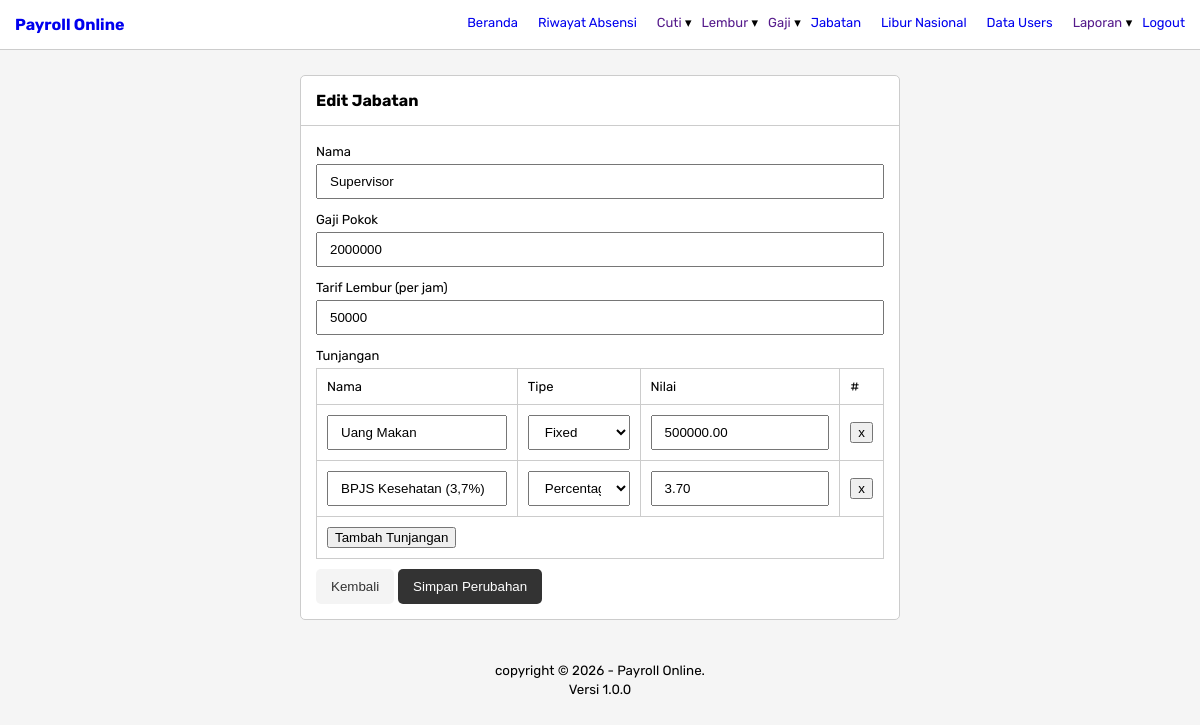
Screenshot of /edit-jabatan.php?id=2 (signed in) with the database file from the repository.
### tables this page shows
CREATE TABLE `positions` (
  `id` int(11) NOT NULL,
  `name` varchar(50) NOT NULL,
  `base_salary` int(11) NOT NULL,
  `overtime_rate` int(11) NOT NULL
);

CREATE TABLE `position_allowances` (
  `id` int(11) NOT NULL,
  `position_id` int(11) NOT NULL,
  `name` varchar(50) NOT NULL,
  `amount` decimal(10,2) NOT NULL,
  `allowance_type` enum('fixed','percentage') NOT NULL
);

### edit-jabatan.php (the view, shortened to what this page needs)
<?php
    include 'layouts/header.php';
    if(isset($_GET['id'])){
        $id = $_GET['id'];
        $query_get = "select * from positions where id = '$id'";
        $run_query_get = mysqli_query($conn, $query_get);
        $result = mysqli_fetch_object($run_query_get);
        $tunjangan = mysqli_fetch_all(mysqli_query($conn, "select * from position_allowances where position_id = '$id'"), MYSQLI_ASSOC);
    }
?>
<div class="box w-60">
    <div class="box-header">
        <b>Edit Jabatan</b>
    </div>
    <div class="box-content">
    <form action="" method="post">
            <div class="form-group">
                <label>Nama</label>
                <input type="text" name="name" value="<?= $result->name ?>" required>
            </div>
            <div class="form-group">
                <label>Gaji Pokok</label>
                <input type="text" name="base_salary" value="<?= $result->base_salary ?>" required>
            </div>
            <div class="form-group">
                <label>Tarif Lembur (per jam)</label>
                <input type="text" name="overtime_rate" value="<?= $result->overtime_rate ?>" required>
            </div>
            <div class="form-group">
                <label>Tunjangan</label>
                <table>
                    <thead>
                        <tr>
                            <td>Nama</td>
                            <td>Tipe</td>
                            <td>Nilai</td>
                            <td>#</td>
                        </tr>
                    </thead>
                    <tbody id="allowance-container">
                        <?php foreach($tunjangan as $v): ?>
                        <tr>
                            <td><input type="text" name="allowance_names[]" value="<?= $v['name'] ?>" required /></td>
                            <td>
                                <select name="allowance_types[]" required>
                                    <option value="fixed" <?= $v['allowance_type'] == 'fixed' ? 'selected':'' ?>>Fixed</option>
                                    <option value="percentage" <?= $v['allowance_type'] == 'percentage' ? 'selected':'' ?>>Percentage</option>
                                </select>
                            </td>
                            <td><input type="text" name="allowance_amounts[]" value="<?= $v['amount'] ?>" required /></td>
                            <td><button type="button" onclick="this.parentElement.parentElement.remove()">x</button></td>
                        </tr>
                        <?php endforeach ?>
                    </tbody>
                    <tfoot>
                        <tr>
                            <td colspan="4"><button type="button" onclick="addAllowanceRow()">Tambah Tunjangan</button></td>
                        </tr>
                    </tfoot>
                </table>
            </div>
            <button type="button" onclick="window.location.href='jabatan.php'" class="btn btn-light">Kembali</button>
            <button type="submit" name="simpan" class="btn btn-dark">Simpan Perubahan</button>
        </form>
    </div>
</div>
<?php include 'layouts/footer.php' ?>

### css/styles.css (style rules this page uses)
* { box-sizing: border-box; }
body { font-family: "Rubik", sans-serif; background-color: #f5f5f5; padding: 0; margin: 0; }
.box { border: 1px solid #ccc; border-radius: 5px; background-color: white; min-height: 100px; margin: 0 auto; }
.box-header { border-bottom: 1px solid #ccc; padding: 15px; }
.box-content { padding: 15px; }
table { border: 1px solid #ccc; border-collapse: collapse; font-size: 13px; }
table tr td { border: 1px solid #ccc; padding: 10px; }
.box.w-60 { width: 600px; }
.form-group { margin-bottom: 10px; }
.form-group label { font-size: 13px; margin-bottom: 5px; display: inline-block; }
.form-group input, .form-group select, .form-group textarea { padding: 8px 12px; width: 100%; }
.btn { border: none; padding: 10px 15px; cursor: pointer; border-radius: 5px; }
.btn.btn-dark { background-color: #333; color: white; }
.btn.btn-light { background-color: #f4f4f4; color: #333; }

### rows the page displays
positions: name "Supervisor", base_salary "2000000", overtime_rate "50000"
position_allowances: name "Uang Makan", allowance_type "Fixed", amount "500000.00"
position_allowances: name "BPJS Kesehatan (3,7%)", allowance_type "Percentage", amount "3.70"
